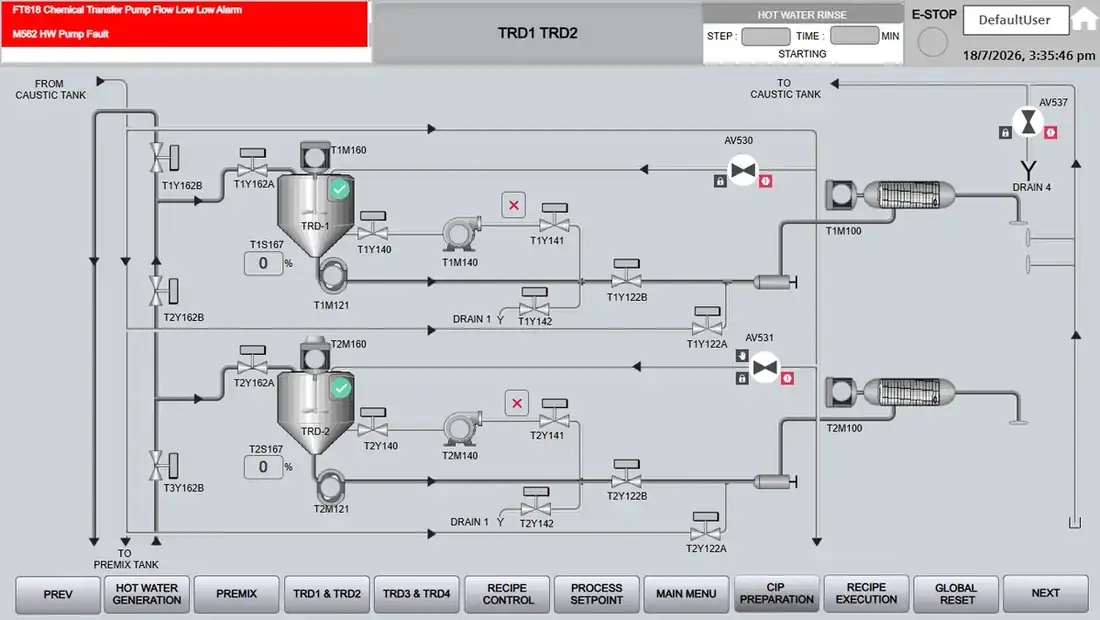
#> input picture assets/img/013c2e66e2.webp, 1100 x 620 px
$ python v254_blur_hmi.py ../assets/img/013c2e66e2.webp ../assets/img/02809637ef.webp
#> lines starting #> are read from the running program, lines starting #| are printed output that depends on the picture
import sys
from PIL import Image, ImageFilter, ImageDraw
src, out = sys.argv[1], sys.argv[2]
im = Image.open(src).convert('RGB')
#> im is the input picture: PIL image 1100x620 RGB; mean R, G, B 197.2, 196.5, 200.5
# instrument / valve / line tags, live values, stream destinations
TAGS = [
 (184,14,236,46),(234,12,322,40),(108,70,142,84),(78,92,126,123),(58,146,142,179),
 (52,176,92,190),(100,180,138,194),(28,206,112,224),(192,215,228,229),(262,215,298,229),
 (86,246,122,260),(132,264,328,301),(312,58,342,71),(328,70,376,101),(392,100,438,134),
 (500,100,556,134),(646,100,702,134),(372,170,422,185),(498,170,546,185),(628,170,676,185),
 (392,184,472,224),(378,256,418,272),(430,248,502,284),(506,256,548,272),(516,248,572,284),
 (642,248,684,282),(698,246,768,284),(678,282,718,297),(666,36,694,52),(694,28,738,62),
 (782,33,824,47),(648,84,692,99),(716,194,762,228),(758,196,822,228),(682,216,722,232),
 (806,143,848,158),(800,285,842,300),(796,365,842,380),(318,284,362,300),(282,310,342,327),
 (318,340,354,354),(326,470,388,488),(394,346,432,362),(526,346,564,362),(650,346,690,362),
 (430,357,462,372),(560,357,592,372),(706,345,744,360),(452,298,502,314),(592,298,630,314),
 (460,340,502,378),(586,340,652,386),(452,378,524,397),(582,378,658,397),(428,404,494,419),
 (568,404,634,419),(500,418,534,432),(636,418,670,432),(590,442,624,457),(466,468,594,494),
 (732,472,792,490),(880,300,924,335),(830,424,866,439),(892,386,928,400),(912,416,948,432),
 (764,410,802,440),(802,452,838,484),(800,488,838,502),(1012,12,1044,30),(1026,42,1064,57),
 (956,64,1094,86),(1026,104,1064,120),(956,146,1008,193),(1010,148,1070,183),(940,200,990,215),
 (934,238,996,264),(934,196,996,218),(1020,208,1058,224),(1042,200,1078,216),(1038,228,1102,258),(956,480,1038,497),
 (68,2,132,34),(138,68,172,84),(128,178,166,196),(200,178,238,196),(270,178,308,196),
 (190,213,242,231),(262,213,304,231),(320,58,352,72),(498,100,566,136),(514,246,590,286),
 (782,363,846,382),(830,404,870,420),(784,488,840,504),(900,414,950,434),
]
# selected equipment: three columns, three heat exchangers, cryo unit
EQUIP = [(152,94,186,206),(224,94,258,206),(294,94,328,206),
         (384,312,414,346),(514,312,546,346),(674,312,704,346),(818,204,918,254)]
def blur(box, r):
    x0,y0,x1,y1 = box
    p = 4
    bx = (max(0,x0-p), max(0,y0-p), min(im.width,x1+p), min(im.height,y1+p))
    region = im.crop(bx).filter(ImageFilter.GaussianBlur(r)).filter(ImageFilter.GaussianBlur(r))
    mask = Image.new('L', region.size, 0)
    ImageDraw.Draw(mask).rectangle((x0-bx[0], y0-bx[1], x1-bx[0], y1-bx[1]), fill=255)
    mask = mask.filter(ImageFilter.GaussianBlur(2))
    im.paste(region, bx, mask)
for b in EQUIP: blur(b, 6)
#> this loop made 7 passes
#> pass 1, in blur, `region = im.crop(bx).filter(ImageFilter.GaussianBlur(r)).filter(ImageF..`:
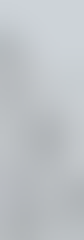
#> region: PIL image 42x120 RGB (shown 2 times larger); mean R, G, B 189.7, 194.2, 198
#> pass 1, in blur, `mask = mask.filter(ImageFilter.GaussianBlur(2))`:
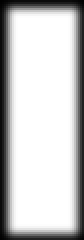
#> mask: PIL image 42x120 L (shown 2 times larger); min 0, max 255, mean 199.9
#> pass 2, in blur (call 2), `region = im.crop(bx).filter(ImageFilter.GaussianBlur(r)).filter(ImageF..`:
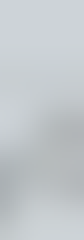
#> region: PIL image 42x120 RGB (shown 2 times larger); mean R, G, B 194.6, 200.3, 203.9
for b in TAGS: blur(b, 3.5)
#> this loop made 95 passes
#> pass 1, in blur (call 8), `region = im.crop(bx).filter(ImageFilter.GaussianBlur(r)).filter(ImageF..`:
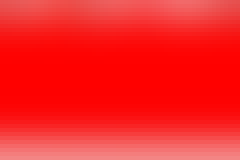
#> region: PIL image 60x40 RGB (shown 4 times larger); mean R, G, B 249.2, 36.7, 36
#> pass 1, in blur (call 8), `mask = mask.filter(ImageFilter.GaussianBlur(2))`:
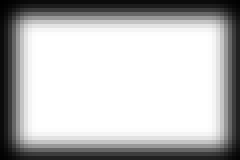
#> mask: PIL image 60x40 L (shown 4 times larger); min 0, max 255, mean 185.6
#> pass 2, in blur (call 9), `region = im.crop(bx).filter(ImageFilter.GaussianBlur(r)).filter(ImageF..`:
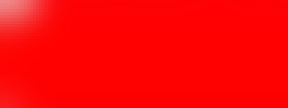
#> region: PIL image 96x36 RGB (shown 3 times larger); mean R, G, B 253.9, 5.2, 5.6
im.save(out)
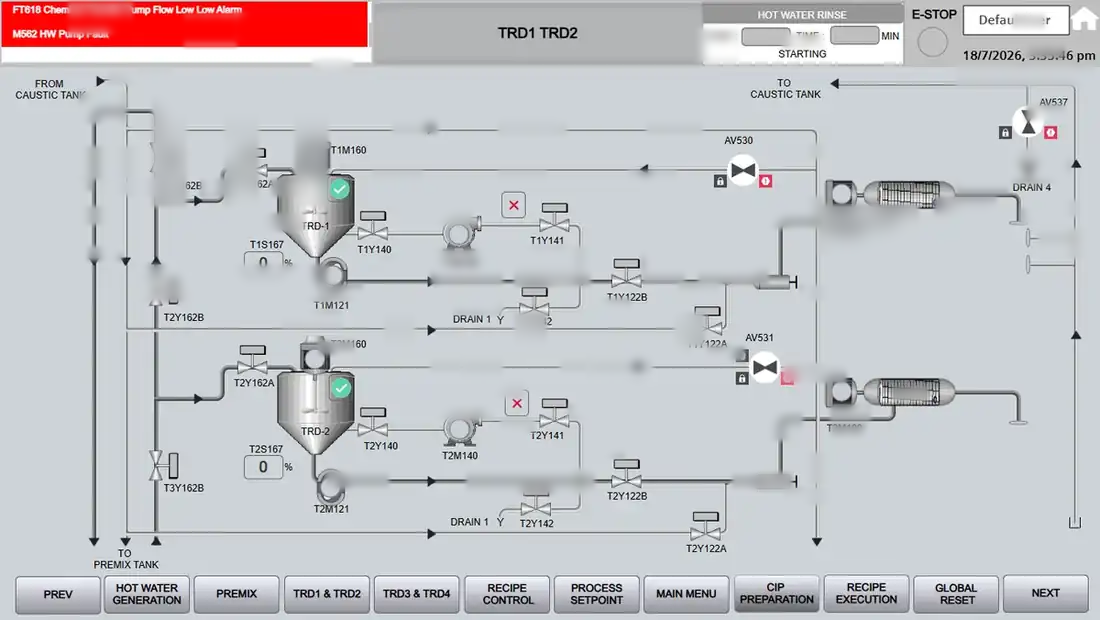
#> saved as 02809637ef.webp: PIL image 1100x620 RGB; mean R, G, B 197.2, 196.6, 200.5
